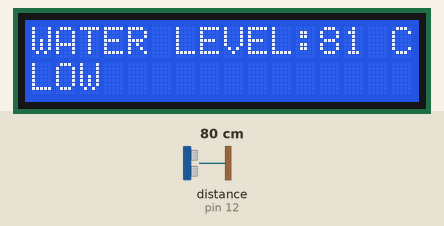
This sketch was run on a simulated Arduino Uno, built with avr-gcc and run on an emulated ATmega328P. Shown: 16×2 character LCD. The test bench sets the inputs (shaded band); at power-on: distance to the obstacle (sensor on pin 12) 80 cm. What the sketch prints to the serial monitor is not drawn.

Above: at 4.2 s.
4.3 s: distance to the obstacle (sensor on pin 12) set to 2 cm
At 5.8 s:
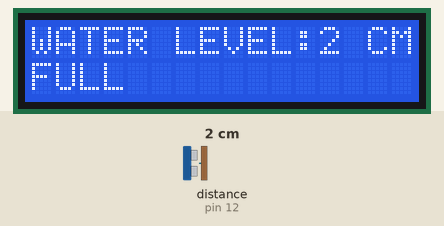
6.5 s: distance to the obstacle (sensor on pin 12) set to 5 cm
At 8.0 s:
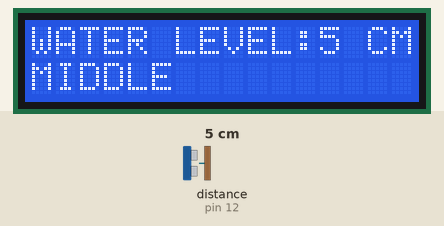
8.6 s: distance to the obstacle (sensor on pin 12) set to 18 cm
At 10.2 s:
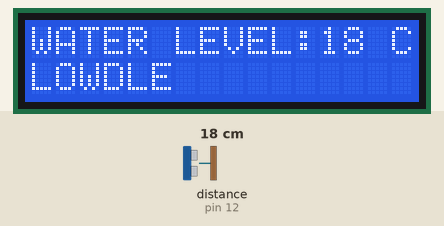
10.6 s: distance to the obstacle (sensor on pin 12) set to 9 cm
At 12.3 s:
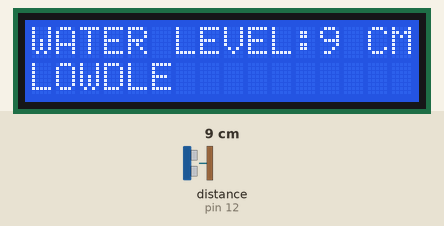
12.6 s: distance to the obstacle (sensor on pin 12) set to 6 cm
At 13.5 s:
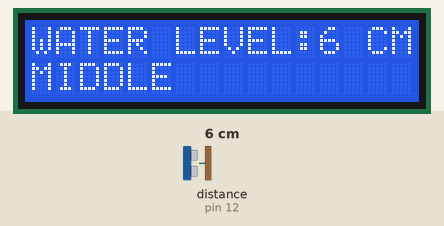
14.6 s: distance to the obstacle (sensor on pin 12) set to 2 cm
At 15.7 s:
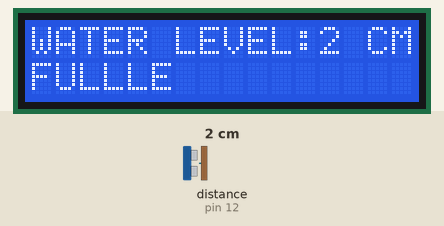
Timing chart, 0 to 17.6 s (numbered marks = the images above; inputs shaded):
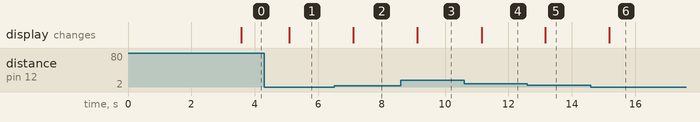

Measured:
- the behaviour switches between 3 and 4 cm on distance to the obstacle (sensor on pin 12) (found by bisection; images 1 and 2)
- the behaviour switches between 8 and 7 cm on distance to the obstacle (sensor on pin 12) (found by bisection; images 4 and 5)
- after the input at 4.3 s, the display: changes after 0.79 s (image 1)
- after the input at 6.5 s, the display: changes after 0.61 s (image 2)
- after the input at 8.6 s, the display: changes after 0.53 s (image 3)
- after the input at 10.6 s, the display: changes after 0.55 s (image 4)
- after the input at 12.6 s, the display: changes after 0.57 s (image 5)
- after the input at 14.6 s, the display: changes after 0.59 s (image 6)

The sketch:

water_level_indicator.ino
```cpp
#include "NewPing.h"
#include <SoftwareSerial.h>
#include <LiquidCrystal.h>

#define MAX_DISTANCE 400

LiquidCrystal lcd(4, 5,6,7,8,9);
#define LCD_CLEAR 0b00000001


void setup()
{
    Serial.begin(9600);
    lcd.begin(16,2);
   Serial.println("Serial initialized");
    delay(3000);
}


int Distance;

NewPing Sonar(13, 12, MAX_DISTANCE);


void updateDistance()
{
   Serial.println("Updating distances: ");
    Distance = Sonar.ping() / US_ROUNDTRIP_CM;

}
void printdistance()
{
 Serial.println("Front: " + String(Distance) + " cm");
delay(500);
  }

void loop()
{
  updateDistance();
  printdistance();
  lcd.setCursor(0, 0);
lcd.print("WATER LEVEL:"+String(Distance)+" " +"CM");
if(Distance<3)
{
 lcd.setCursor(0, 1);
lcd.print("FULL");
  }
  else if(Distance>3&&Distance<8)
  {lcd.setCursor(0, 1);
lcd.print("MIDDLE");
    }
  else if(Distance>8)
  {lcd.setCursor(0, 1);
lcd.print("LOW");
    }
}
```
